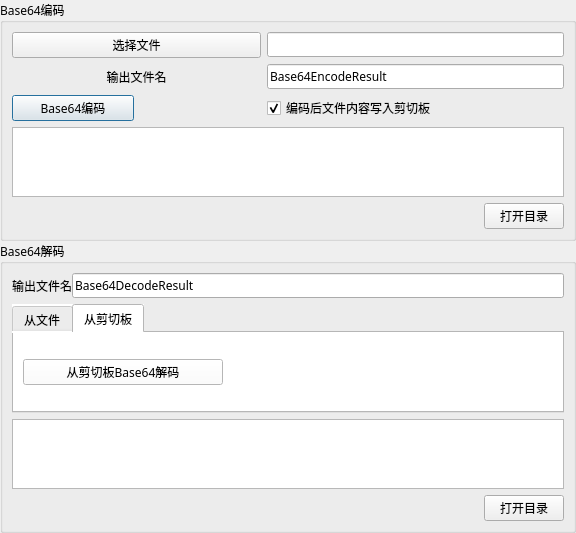
<?xml version="1.0" encoding="UTF-8"?>
<ui version="4.0">
 <class>Dialog</class>
 <widget class="QDialog" name="Dialog">
  <property name="geometry">
   <rect>
    <x>0</x>
    <y>0</y>
    <width>576</width>
    <height>440</height>
   </rect>
  </property>
  <property name="minimumSize">
   <size>
    <width>0</width>
    <height>0</height>
   </size>
  </property>
  <property name="font">
   <font>
    <family>Microsoft YaHei</family>
   </font>
  </property>
  <property name="windowTitle">
   <string>Base64编解码工具</string>
  </property>
  <layout class="QVBoxLayout" name="verticalLayout">
   <property name="spacing">
    <number>0</number>
   </property>
   <property name="leftMargin">
    <number>0</number>
   </property>
   <property name="topMargin">
    <number>0</number>
   </property>
   <property name="rightMargin">
    <number>0</number>
   </property>
   <property name="bottomMargin">
    <number>0</number>
   </property>
   <item>
    <widget class="QGroupBox" name="groupBox_encode">
     <property name="font">
      <font>
       <family>Microsoft YaHei</family>
      </font>
     </property>
     <property name="title">
      <string>Base64编码</string>
     </property>
     <layout class="QVBoxLayout" name="verticalLayout_2">
      <item>
       <layout class="QGridLayout" name="gridLayout" rowstretch="0,0,0,0,0" columnstretch="0,0,0,0">
        <item row="3" column="0">
         <widget class="QPushButton" name="pushButton_encode">
          <property name="font">
           <font>
            <family>Microsoft YaHei</family>
           </font>
          </property>
          <property name="text">
           <string>Base64编码</string>
          </property>
         </widget>
        </item>
        <item row="1" column="2" colspan="2">
         <widget class="QLineEdit" name="lineEdit_encodeOutputFile">
          <property name="text">
           <string>Base64EncodeResult</string>
          </property>
         </widget>
        </item>
        <item row="4" column="0" colspan="4">
         <widget class="QTextBrowser" name="textBrowser_encodeResult"/>
        </item>
        <item row="0" column="2" colspan="2">
         <widget class="QLineEdit" name="lineEdit_encodeSourceFile">
          <property name="dragEnabled">
           <bool>false</bool>
          </property>
          <property name="readOnly">
           <bool>true</bool>
          </property>
          <property name="placeholderText">
           <string/>
          </property>
          <property name="clearButtonEnabled">
           <bool>false</bool>
          </property>
         </widget>
        </item>
        <item row="0" column="0" colspan="2">
         <widget class="QPushButton" name="pushButton_selectEncodeSource">
          <property name="text">
           <string>选择文件</string>
          </property>
         </widget>
        </item>
        <item row="1" column="0" colspan="2">
         <widget class="QLabel" name="label">
          <property name="text">
           <string>输出文件名</string>
          </property>
          <property name="alignment">
           <set>Qt::AlignCenter</set>
          </property>
         </widget>
        </item>
        <item row="3" column="2">
         <widget class="QCheckBox" name="checkBox_toClipBoard">
          <property name="text">
           <string>编码后文件内容写入剪切板</string>
          </property>
          <property name="checked">
           <bool>true</bool>
          </property>
         </widget>
        </item>
       </layout>
      </item>
      <item>
       <layout class="QHBoxLayout" name="horizontalLayout_4">
        <property name="spacing">
         <number>0</number>
        </property>
        <property name="leftMargin">
         <number>0</number>
        </property>
        <property name="topMargin">
         <number>0</number>
        </property>
        <property name="rightMargin">
         <number>0</number>
        </property>
        <property name="bottomMargin">
         <number>0</number>
        </property>
        <item>
         <spacer name="horizontalSpacer_2">
          <property name="orientation">
           <enum>Qt::Horizontal</enum>
          </property>
          <property name="sizeHint" stdset="0">
           <size>
            <width>40</width>
            <height>20</height>
           </size>
          </property>
         </spacer>
        </item>
        <item>
         <widget class="QPushButton" name="pushButton_openEncodeDirectory">
          <property name="text">
           <string>打开目录</string>
          </property>
         </widget>
        </item>
       </layout>
      </item>
     </layout>
    </widget>
   </item>
   <item>
    <widget class="QGroupBox" name="groupBox_decode">
     <property name="font">
      <font>
       <family>Microsoft YaHei</family>
      </font>
     </property>
     <property name="title">
      <string>Base64解码</string>
     </property>
     <layout class="QVBoxLayout" name="verticalLayout_3">
      <property name="spacing">
       <number>6</number>
      </property>
      <property name="leftMargin">
       <number>9</number>
      </property>
      <property name="topMargin">
       <number>9</number>
      </property>
      <property name="rightMargin">
       <number>9</number>
      </property>
      <property name="bottomMargin">
       <number>9</number>
      </property>
      <item>
       <layout class="QHBoxLayout" name="horizontalLayout_2">
        <property name="spacing">
         <number>0</number>
        </property>
        <property name="leftMargin">
         <number>0</number>
        </property>
        <property name="topMargin">
         <number>0</number>
        </property>
        <property name="rightMargin">
         <number>0</number>
        </property>
        <property name="bottomMargin">
         <number>0</number>
        </property>
        <item>
         <widget class="QLabel" name="label_2">
          <property name="text">
           <string>输出文件名</string>
          </property>
          <property name="alignment">
           <set>Qt::AlignCenter</set>
          </property>
         </widget>
        </item>
        <item>
         <widget class="QLineEdit" name="lineEdit_decodeOutputFile">
          <property name="text">
           <string>Base64DecodeResult</string>
          </property>
         </widget>
        </item>
       </layout>
      </item>
      <item>
       <widget class="QTabWidget" name="tabWidget">
        <property name="styleSheet">
         <string notr="true">background-color: rgb(255, 255, 255);</string>
        </property>
        <property name="currentIndex">
         <number>1</number>
        </property>
        <widget class="QWidget" name="tab">
         <attribute name="title">
          <string>从文件</string>
         </attribute>
         <layout class="QVBoxLayout" name="verticalLayout_4">
          <item>
           <layout class="QGridLayout" name="gridLayout_3">
            <item row="0" column="2">
             <widget class="QLineEdit" name="lineEdit_decodeSourceFile">
              <property name="readOnly">
               <bool>true</bool>
              </property>
             </widget>
            </item>
            <item row="0" column="0">
             <widget class="QPushButton" name="pushButton_selectDecodeSource">
              <property name="font">
               <font>
                <family>Microsoft YaHei</family>
                <weight>50</weight>
                <bold>false</bold>
               </font>
              </property>
              <property name="text">
               <string>选择文件</string>
              </property>
             </widget>
            </item>
            <item row="1" column="0">
             <widget class="QPushButton" name="pushButton_decode">
              <property name="font">
               <font>
                <family>Microsoft YaHei</family>
               </font>
              </property>
              <property name="text">
               <string>从文件Base64解码</string>
              </property>
             </widget>
            </item>
           </layout>
          </item>
         </layout>
        </widget>
        <widget class="QWidget" name="tab_2">
         <attribute name="title">
          <string>从剪切板</string>
         </attribute>
         <layout class="QVBoxLayout" name="verticalLayout_5">
          <item>
           <widget class="QPushButton" name="pushButton_decodeFromClipBoard">
            <property name="minimumSize">
             <size>
              <width>200</width>
              <height>0</height>
             </size>
            </property>
            <property name="maximumSize">
             <size>
              <width>200</width>
              <height>16777215</height>
             </size>
            </property>
            <property name="font">
             <font>
              <family>Microsoft YaHei</family>
             </font>
            </property>
            <property name="text">
             <string>从剪切板Base64解码</string>
            </property>
           </widget>
          </item>
         </layout>
        </widget>
       </widget>
      </item>
      <item>
       <layout class="QGridLayout" name="gridLayout_2" rowstretch="0,0,0,0,0,0" columnstretch="0,0,0,0">
        <item row="5" column="0" colspan="4">
         <widget class="QTextBrowser" name="textBrowser_decodeResult"/>
        </item>
       </layout>
      </item>
      <item>
       <layout class="QHBoxLayout" name="horizontalLayout_3">
        <property name="spacing">
         <number>0</number>
        </property>
        <property name="leftMargin">
         <number>0</number>
        </property>
        <property name="topMargin">
         <number>0</number>
        </property>
        <property name="rightMargin">
         <number>0</number>
        </property>
        <property name="bottomMargin">
         <number>0</number>
        </property>
        <item>
         <spacer name="horizontalSpacer">
          <property name="orientation">
           <enum>Qt::Horizontal</enum>
          </property>
          <property name="sizeHint" stdset="0">
           <size>
            <width>40</width>
            <height>20</height>
           </size>
          </property>
         </spacer>
        </item>
        <item>
         <widget class="QPushButton" name="pushButton_openDecodeDirectory">
          <property name="minimumSize">
           <size>
            <width>0</width>
            <height>0</height>
           </size>
          </property>
          <property name="maximumSize">
           <size>
            <width>16777215</width>
            <height>16777215</height>
           </size>
          </property>
          <property name="text">
           <string>打开目录</string>
          </property>
         </widget>
        </item>
       </layout>
      </item>
     </layout>
    </widget>
   </item>
  </layout>
 </widget>
 <resources/>
 <connections/>
</ui>
